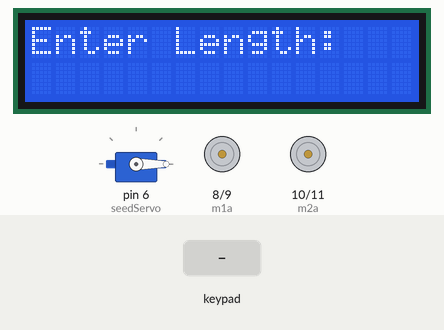
This sketch was run on a simulated Arduino Uno, built with avr-gcc and run on an emulated ATmega328P. On the bench: servo, 16×2 character LCD, motor-driver pin pairs drawn as motors (green arrow = first pin HIGH = forward, orange = second pin HIGH = backward, longer = more drive). Inputs (shaded band) come from the test bench.

Above: at 1.2 s.
1.3 s: keypad keys 2 3 4 5 # pressed 0.4 s apart
At 3.6 s:
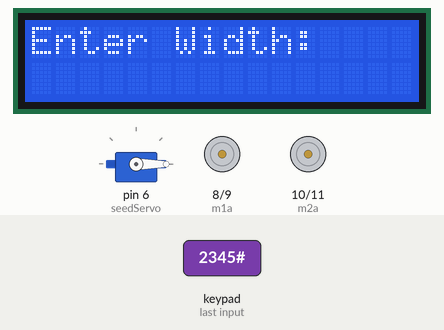
4.8 s: keypad keys 1 3 9 7 # pressed 0.4 s apart
At 7.3 s:
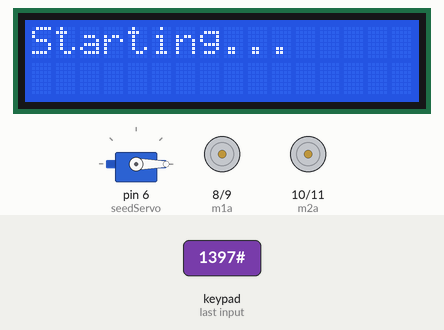
At 8.8 s:
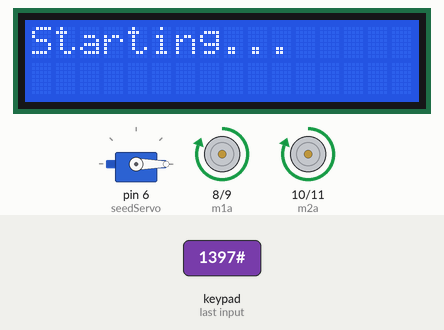
Timing chart, 0 to 10.3 s (numbered marks = the images above; inputs shaded):
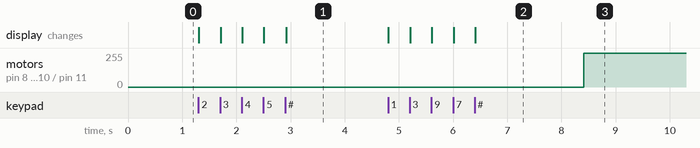

The sketch:

seed_sprayer.ino
```cpp
/*
 Smart Seed Sprayer Robot
 Author: Nitheesh
 Description:
 Arduino-based robot that uses keypad input to control grid-based
 movement and servo-controlled seed dispensing.
*/

#include <Keypad.h>
#include <Servo.h>
#include <Wire.h>
#include <LiquidCrystal_I2C.h>

// LCD configuration
LiquidCrystal_I2C lcd(0x27, 16, 2);

// Servo motor
Servo seedServo;

// Motor driver pins
int m1a = 8;
int m1b = 9;
int m2a = 10;
int m2b = 11;

// Keypad setup
const byte ROWS = 4;
const byte COLS = 4;

char keys[ROWS][COLS] = {
  {'1','2','3','A'},
  {'4','5','6','B'},
  {'7','8','9','C'},
  {'*','0','#','D'}
};

byte rowPins[ROWS] = {2,3,4,5};
byte colPins[COLS] = {A0,A1,A2,A3};

Keypad keypad = Keypad(makeKeymap(keys), rowPins, colPins, ROWS, COLS);

// Variables
String input = "";
int fieldLength = 0;
int fieldWidth = 0;
bool lengthEntered = false;

void setup() {
  pinMode(m1a, OUTPUT);
  pinMode(m1b, OUTPUT);
  pinMode(m2a, OUTPUT);
  pinMode(m2b, OUTPUT);

  seedServo.attach(6);
  seedServo.write(0);

  lcd.init();
  lcd.backlight();
  lcd.print("Enter Length:");
}

void loop() {
  char key = keypad.getKey();

  if (key) {
    if (key >= '0' && key <= '9') {
      input += key;
      lcd.setCursor(0, 1);
      lcd.print(input);
    }

    if (key == '#') {
      if (!lengthEntered) {
        fieldLength = input.toInt();
        input = "";
        lengthEntered = true;
        lcd.clear();
        lcd.print("Enter Width:");
      } else {
        fieldWidth = input.toInt();
        lcd.clear();
        lcd.print("Starting...");
        delay(2000);
        startSpraying();
      }
    }
  }
}

void startSpraying() {
  for (int row = 0; row < fieldWidth; row++) {
    moveForward();
    delay(fieldLength * 1000);
    stopMotors();

    dispenseSeed();
    delay(500);

    turnRight();
    delay(700);
    stopMotors();
  }

  lcd.clear();
  lcd.print("Task Completed");
}

void moveForward() {
  digitalWrite(m1a, HIGH);
  digitalWrite(m1b, LOW);
  digitalWrite(m2a, HIGH);
  digitalWrite(m2b, LOW);
}

void turnRight() {
  digitalWrite(m1a, HIGH);
  digitalWrite(m1b, LOW);
  digitalWrite(m2a, LOW);
  digitalWrite(m2b, HIGH);
}

void stopMotors() {
  digitalWrite(m1a, LOW);
  digitalWrite(m1b, LOW);
  digitalWrite(m2a, LOW);
  digitalWrite(m2b, LOW);
}

void dispenseSeed() {
  seedServo.write(90);
  delay(300);
  seedServo.write(0);
}
```

Measured:
- after the input at 1.3 s, the display: first changes at once (image 1 shows a later state)
- after the input at 4.8 s, motor on pin 8 (m1a) / pin 9 (m1b), motor on pin 10 (m2a) / pin 11 (m2b): stopped → forward 255/255 after 3.6 s; the display: first changes at once (image 2 shows a later state)
